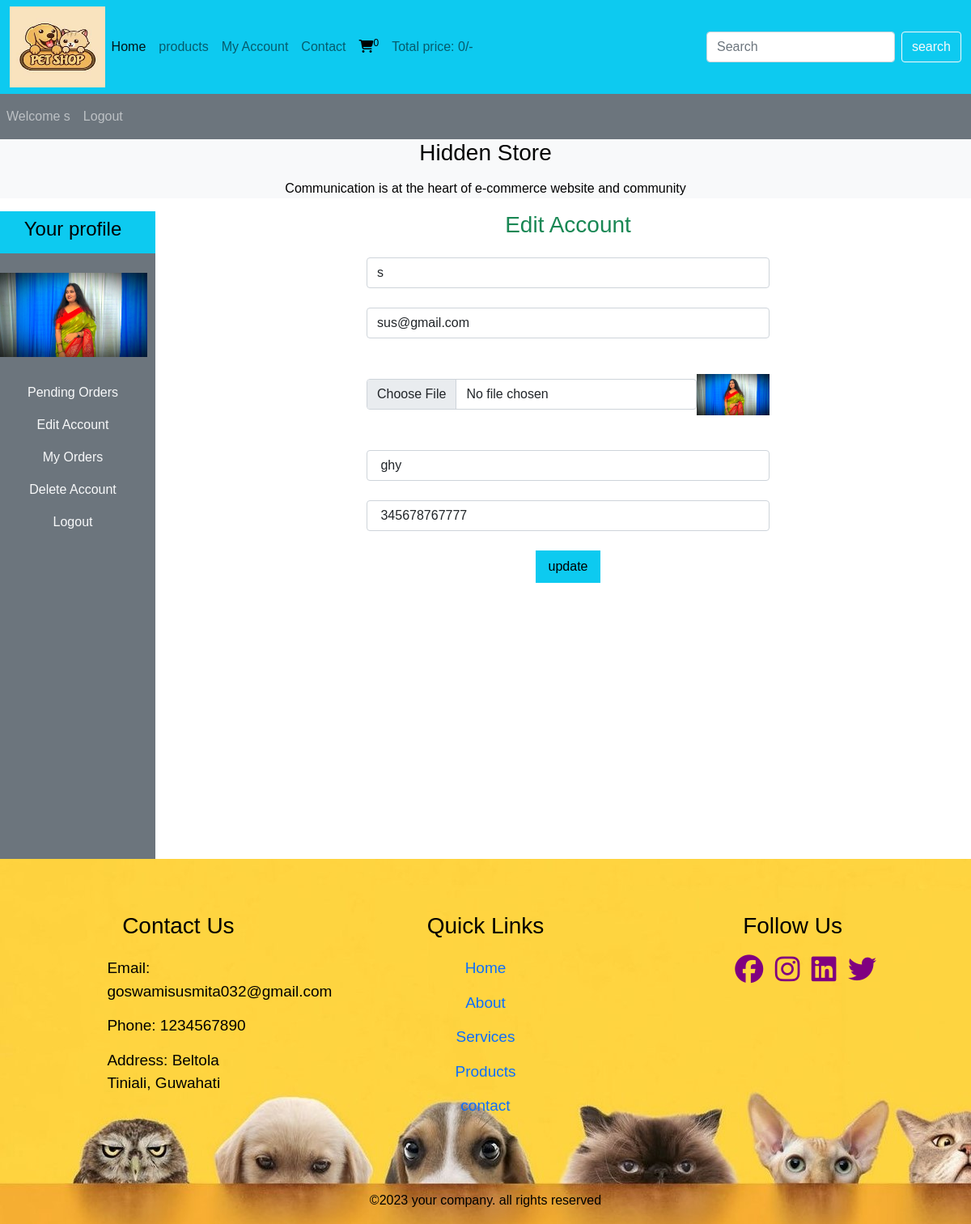
/users_area/profile.php?edit_account (signed in), run on the app's committed database.
### tables this page shows
CREATE TABLE `user_table` (
  `user_id` int(11) NOT NULL,
  `username` varchar(100) NOT NULL,
  `user_email` varchar(100) NOT NULL,
  `user_password` varchar(255) NOT NULL,
  `user_image` varchar(255) NOT NULL,
  `user_ip` varchar(100) NOT NULL,
  `user_address` varchar(255) NOT NULL,
  `user_mobile` varchar(20) NOT NULL
);

### users_area/edit_account.php (the view, shortened to what this page needs)
<?php
    if(isset($_GET['edit_account'])){
    $user_session_name=$_SESSION['username'];
    $select_query="SELECT * from `user_table` where username= '$user_session_name'";
    $result_query=mysqli_query($conn,$select_query);
    $row_fetch=mysqli_fetch_assoc($result_query);
    $username=$row_fetch['username'];
    $user_email=$row_fetch['user_email'];
    $user_address=$row_fetch['user_address'];
    $user_mobile=$row_fetch['user_mobile'];
    }
            ?>
<!DOCTYPE html>
<html lang="en">
<head>
</head>
<body>
    <h3 class="text-success mb-4">Edit Account</h3>
    <form action="" method="post" enctype="multipart/form-data">
        <div class="form-outline mb-4">
            <input type="text" class="form-control w-50 m-auto" value="<?php  echo $username ?>" name="user_username">
        </div>
        <div class="form-outline mb-4">
            <input type="email" class="form-control w-50 m-auto" value="<?php  echo $user_email?>" name="user_email">
        </div>
        <div class="form-outline mb-4 d-flex w-50 m-auto">
            <input type="file" class="form-control m-auto" name="user_image">
            <img src="./user_images/<?php echo $user_image ?>" alt="" class="edit_img">
        </div>
        <div class="form-outline mb-4">
            <input type="text" class="form-control w-50 m-auto" value="<?php  echo $user_address ?>"  name="user_address">
        </div>
        <div class="form-outline mb-4">
            <input type="text" class="form-control w-50 m-auto" value="<?php  echo $user_mobile   ?>"   name="user_mobile">
        </div>
        <input type="submit" value="update" class="bg-info p-2 px-3 border-0" name="user_update">
    </form>
</body>
</html>

### users_area/profile.php (shortened to what this page needs)
<?php
 include('../functions/common_function.php');
?>
<!DOCTYPE html>
<html lang="en">
<head>
    <link href="https://cdn.jsdelivr.net/npm/bootstrap@5.1.3/dist/css/bootstrap.min.css" rel="stylesheet">
    <link rel="stylesheet" href="https://cdnjs.cloudflare.com/ajax/libs/font-awesome/6.5.2/css/all.min.css" />
     <link rel="stylesheet" href="../style.css">
</head>
<body>
     <div class="container-fluid p-0">
        <nav class="navbar navbar-expand-lg navbar-light bg-info">
  <div class="container-fluid">
   <img src="../webimg/petshoplogo.png" alt="" class="logo">
    <div class="collapse navbar-collapse" id="navbarSupportedContent">
      <ul class="navbar-nav me-auto mb-2 mb-lg-0">
        <li class="nav-item">
          <a class="nav-link active" aria-current="page" href="../index.php">Home</a>
        </li>
        <li class="nav-item">
          <a class="nav-link" href="../display_all.php">products</a>
        </li>
        <li class="nav-item">
          <a class="nav-link" href="profile.php">My Account</a>
        </li>
        <li class="nav-item">
          <a class="nav-link" href="#">Contact</a>
        </li>
        <li class="nav-item">
          <a class="nav-link" href="../cart.php"><i class="fa-solid fa-cart-shopping"></i><sup><?php  cart_item(); ?></sup></a>
          </li>
        <li class="nav-item">
          <a class="nav-link" href="#">Total price: <?php total_cart_price(); ?>/-</a>
        </li>
      </ul>
      <form class="d-flex" action="../search_product.php" method="get">
        <input class="form-control me-2" type="search" placeholder="Search" aria-label="Search" name="search_data">
         <input type="submit" value="search" class="btn btn-outline-light" name="search_data_product">
      </form>
    </div>
  </div>
</nav>
      <nav class="navbar navbar-expand-lg navbar-dark bg-secondary">
        <ul class="navbar-nav me-auto">
        <?php
if(!isset($_SESSION['username'])){
  echo " <li class='nav-item'>
  <a class='nav-link' href='#'>Welcome guest</a></li>";
 }else{
   echo " <li class='nav-item'>
  <a class ='nav-link' href='#'>Welcome ".$_SESSION['username']."</a></li>";
 }
     if(!isset($_SESSION['username'])){
      echo " <li class='nav-item'>
      <a class= 'nav-link' href='./users_area/user_login.php'>Login</a></li>";
     }else{
       echo " <li class='nav-item'>
      <a class ='nav-link' href='logout.php'>Logout</a></li>";
     }
        ?>
        </ul>
      </nav>
        <div class="bg-light">
        <h3 class="text-center">Hidden Store</h3>
        <p class="text-center">Communication is at the heart of e-commerce website and community</p>
</div>
 <div class="row">
    <div class="col-md-2 p-0">
        <ul class="navbar-nav bg-secondary text-center" style="height:100vh">
        <li class="nav-item bg-info">
          <a class="nav-link text-light"  href="#"><h4>Your profile</h4></a>
        </li>
        <?php
          $username=$_SESSION['username'];
          $user_image="SELECT * from `user_table` where username='$username'";
          $user_image=mysqli_query($conn, $user_image);
          $row_image=mysqli_fetch_array($user_image);
          $user_image=$row_image['user_image'];
          echo "<li class='nav-item'>
         <img src='./user_images/$user_image' class='profile_img my-4'alt='' >
           </li>";
        ?>
        <li class="nav-item ">
          <a class="nav-link text-light"  href="profile.php">Pending Orders</a>
        </li>
        <li class="nav-item ">
          <a class="nav-link text-light"  href="profile.php?edit_account">Edit Account</a>
        </li>
        <li class="nav-item ">
          <a class="nav-link text-light"  href="profile.php?my_orders">My Orders</a>
        </li>
        <li class="nav-item ">
          <a class="nav-link text-light"  href="profile.php?delete_account">Delete Account</a>
        </li>
        <li class="nav-item ">
          <a class="nav-link text-light"  href="logout.php">Logout</a>
        </li>
        </ul>
    </div>
    <div class="col-md-10 text-center">
    <?php  get_user_order_details();
    if(isset($_GET['edit_account'])){
      include('edit_account.php');
    }
    ?>
    </div>
 </div>
         <?php include("../includes/footer.php") ?>
        </div>
</body>
</html>

### style.css (style rules this page uses)
* { margin: 0; padding: 0; box-sizing: border-box; }
.logo { width: 10%; height: 100px; }

### users_area/profile.php (style rules this page uses)
body { overflow-x:hidden; }
.profile_img { width: 90%; margin:auto; display:block; object-fit: cvontain; }
.edit_img { width: 90px; height: 90px; object-fit: contain; }

### includes/footer.php (style rules this page uses)
* { margin: 0; padding: 0; font-family: Arial,Helvetica,sans-serif; color: black; }
h3 { font-size: 28px; margin-bottom: 15px; text-align: center; }
a { text-decoration: none; }

### data on the page
user_table: user_image (picture), user_username "s", user_email "sus@gmail.com", user_address "ghy", user_mobile "345678767777"

### other printed values
$count_cart_items "0"
$total_price "0"
$_SESSION['username'] "s"
